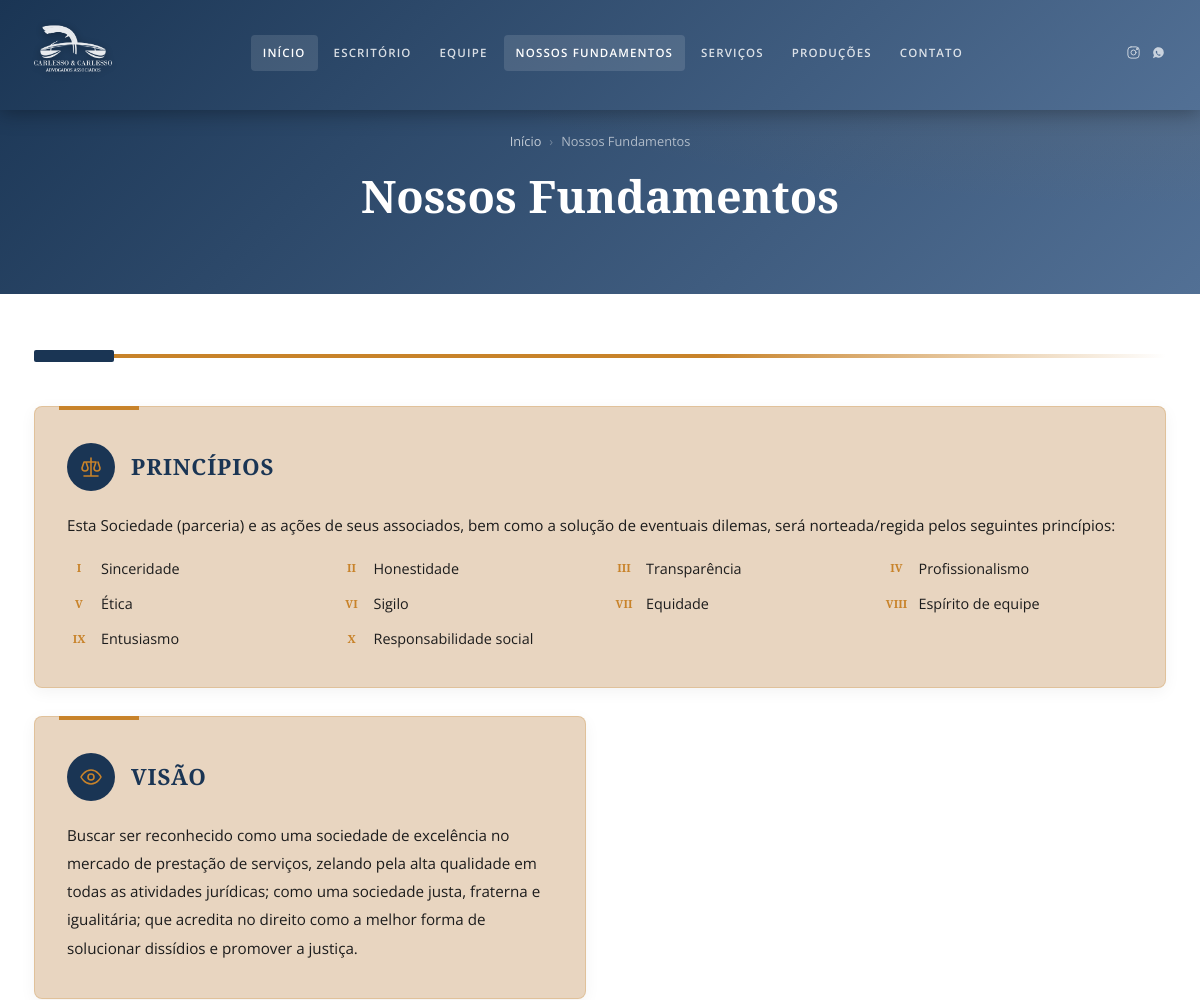
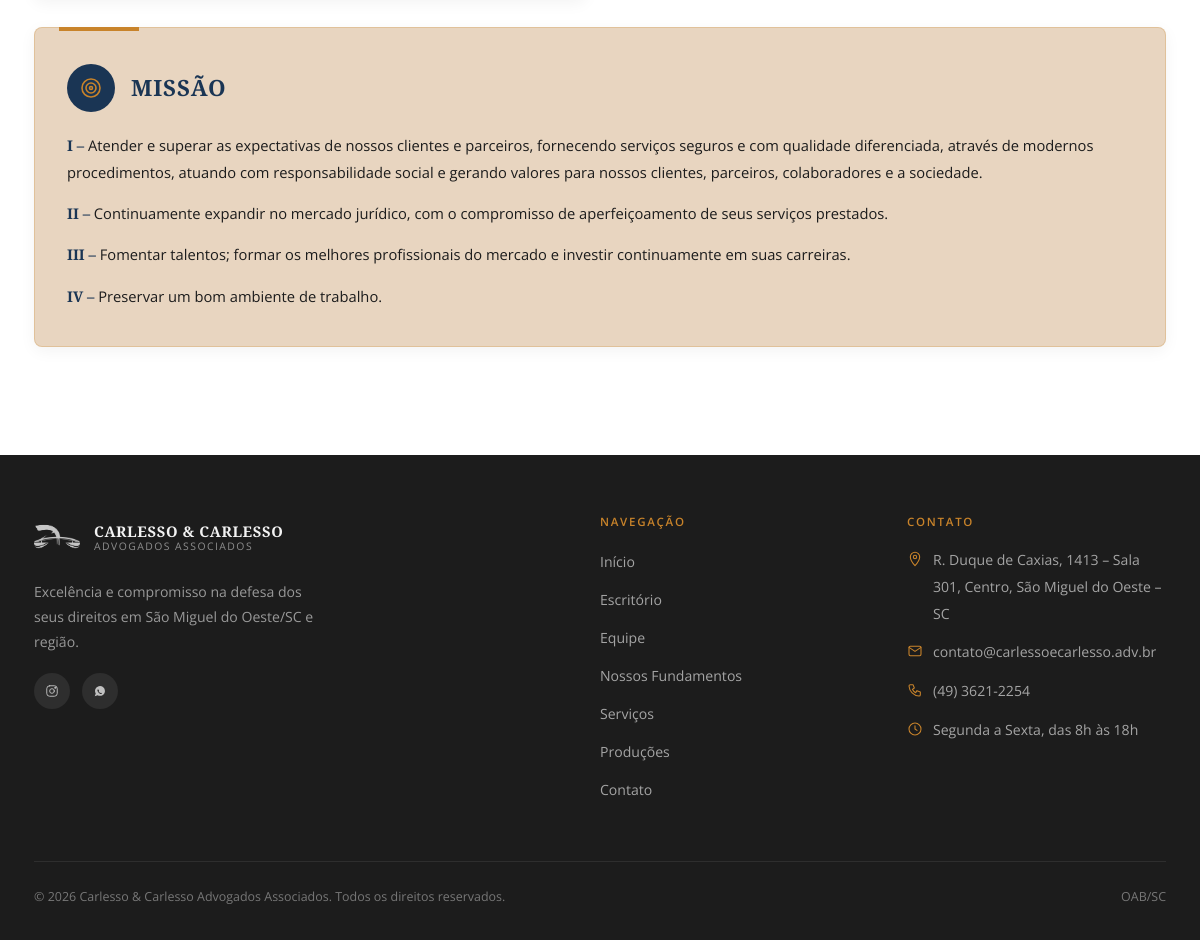
/fundamentos, run on the app's committed database (2 pictures, top to bottom).
### tables this page shows
CREATE TABLE `paginas` (
  `id`               INT(11)      NOT NULL AUTO_INCREMENT,
  `titulo`           VARCHAR(200) NOT NULL,
  `slug`             VARCHAR(120) NOT NULL,
  `conteudo`         LONGTEXT     DEFAULT NULL,
  `blocos`           LONGTEXT     DEFAULT NULL,
  `meta_title`       VARCHAR(255) DEFAULT NULL,
  `meta_description` VARCHAR(500) DEFAULT NULL,
  `status`           ENUM('publicado','rascunho') NOT NULL DEFAULT 'rascunho',
  `show_in_menu`     TINYINT(1)   NOT NULL DEFAULT 0,
  `menu_order`       INT(11)      NOT NULL DEFAULT 0,
  `created_at`       TIMESTAMP    NULL DEFAULT CURRENT_TIMESTAMP,
  `updated_at`       TIMESTAMP    NULL DEFAULT CURRENT_TIMESTAMP ON UPDATE CURRENT_TIMESTAMP,
  PRIMARY KEY (`id`),
  UNIQUE KEY `uk_slug` (`slug`),
  KEY `idx_status`    (`status`),
  KEY `idx_menu`      (`show_in_menu`,`menu_order`)
);

CREATE TABLE `conteudos` (
  `id`         INT(11)      NOT NULL AUTO_INCREMENT,
  `pagina`     VARCHAR(60)  NOT NULL,
  `secao`      VARCHAR(60)  NOT NULL,
  `titulo`     VARCHAR(200) DEFAULT NULL,
  `conteudo`   LONGTEXT     DEFAULT NULL,
  `imagem`     VARCHAR(255) DEFAULT NULL,
  `extra`      TEXT         DEFAULT NULL,
  `updated_at` TIMESTAMP    NULL DEFAULT CURRENT_TIMESTAMP ON UPDATE CURRENT_TIMESTAMP,
  PRIMARY KEY (`id`),
  UNIQUE KEY `uk_pagina_secao` (`pagina`,`secao`)
);

### src/Support/Env.php (called while the page is built, shortened)
<?php
final class Env
{
    public static function get(string $key, mixed $default = null): mixed
    {
        if (array_key_exists($key, $_ENV)) {
            return $_ENV[$key];
        }
        $val = getenv($key);
        return $val !== false ? $val : $default;
    }
}

### src/Support/Database.php (called while the page is built, shortened)
<?php
final class Database
{
    private static ?PDO $instance = null;
    public static function getInstance(): PDO
    {
        if (self::$instance === null) {
            $host    = Env::get('DB_HOST', 'localhost');
            $dbname  = Env::get('DB_NAME');
            $user    = Env::get('DB_USER');
            $pass    = Env::get('DB_PASS');
            $charset = Env::get('DB_CHARSET', 'utf8mb4');
            $dsn = "mysql:host=$host;dbname=$dbname;charset=$charset";
            $options = [
                PDO::ATTR_ERRMODE            => PDO::ERRMODE_EXCEPTION,
                PDO::ATTR_DEFAULT_FETCH_MODE => PDO::FETCH_ASSOC,
                PDO::ATTR_EMULATE_PREPARES   => false,
                PDO::MYSQL_ATTR_FOUND_ROWS   => true,
            ];
            try {
                self::$instance = new PDO($dsn, $user, $pass, $options);
            } catch (PDOException $e) {
                error_log('DB Connection Error: ' . $e->getMessage());
                if (defined('CARLESSO_INSTALL_MODE') || PHP_SAPI === 'cli') {
                    throw $e;
                }
                http_response_code(503);
                if (str_contains($_SERVER['REQUEST_URI'] ?? '', '/api/')) {
                    header('Content-Type: application/json; charset=utf-8');
                    echo json_encode(['error' => 'Serviço temporariamente indisponível.']);
                } else {
                    header('Content-Type: text/html; charset=utf-8');
                    echo '<!DOCTYPE html><meta charset="utf-8"><title>Em manutenção</title>';
                    echo '<body style="font-family:system-ui;text-align:center;padding:80px 20px;color:#1a3554">';
                    echo '<h1>Site em manutenção</h1><p>Voltamos em breve.</p></body>';
                }
                exit;
            }
        }
        return self::$instance;
    }
    public static function query(string $sql, array $params = []): PDOStatement
    {
        $stmt = self::getInstance()->prepare($sql);
        $stmt->execute($params);
        return $stmt;
    }
    public static function fetchOne(string $sql, array $params = []): ?array
    {
        $row = self::query($sql, $params)->fetch();
        return $row ?: null;
    }
}

### includes/functions.php (called while the page is built, shortened)
<?php
if (!function_exists('getPage')) {
    function getPage(string $slug): ?array
    {
        return Database::fetchOne(
            'SELECT * FROM paginas WHERE slug = ? AND status = "publicado" LIMIT 1',
            [$slug]
        );
    }
}
if (!function_exists('getContent')) {
    function getContent(string $pagina, string $secao): ?array
    {
        return Database::fetchOne(
            'SELECT * FROM conteudos WHERE pagina = ? AND secao = ? LIMIT 1',
            [$pagina, $secao]
        );
    }
}

### index.php (the view, shortened to what this page needs)
<?php
require_once __DIR__ . '/includes/functions.php';
$slug = trim($_GET['slug'] ?? '', '/');
$slug = $slug ?: 'inicio';
$slug = preg_replace('/[^a-z0-9_-]/', '', strtolower($slug));
$page    = getPage($slug);
include __DIR__ . '/templates/header.php';
echo '<main id="main-content">';
if ($slug === 'inicio') {
    include __DIR__ . '/templates/home.php';
} else {
    echo '<section class="page-header">
      <div class="container">
        <div class="breadcrumb">
          <a href="/">Início</a>
          <span class="sep">›</span>
          <span>' . e($page['titulo']) . '</span>
        </div>
        <h1>' . e($page['titulo']) . '</h1>
      </div>
    </section>';
    echo '<div class="page-content"><div class="container">';
    $templateFile = __DIR__ . '/templates/' . $slug . '.php';
    if (file_exists($templateFile)) {
        include $templateFile;
    }
    echo '</div></div>';
}
echo '</main>';
include __DIR__ . '/templates/footer.php';

### templates/fundamentos.php (shortened to what this page needs)
<?php
$missao = getContent('fundamentos', 'missao');
$visao  = getContent('fundamentos', 'visao');
$princ  = getContent('fundamentos', 'principios');
?>
<div class="gold-divider"></div>
<div class="fundamentos-layout">
  <article class="fundamento-card fundamento-card--full">
    <div class="fundamento-header">
      <div class="fundamento-icon"><?= svgIcon('scale') ?></div>
      <h3><?= e($princ['titulo'] ?? 'Princípios') ?></h3>
    </div>
    <p>Esta Sociedade (parceria) e as ações de seus associados, bem como a solução de eventuais dilemas, será norteada/regida pelos seguintes princípios:</p>
    <ul class="principios-list">
      <li><span>I</span> Sinceridade</li>
      <li><span>II</span> Honestidade</li>
      <li><span>III</span> Transparência</li>
      <li><span>IV</span> Profissionalismo</li>
      <li><span>V</span> Ética</li>
      <li><span>VI</span> Sigilo</li>
      <li><span>VII</span> Equidade</li>
      <li><span>VIII</span> Espírito de equipe</li>
      <li><span>IX</span> Entusiasmo</li>
      <li><span>X</span> Responsabilidade social</li>
    </ul>
  </article>
  <article class="fundamento-card">
    <div class="fundamento-header">
      <div class="fundamento-icon"><?= svgIcon('eye') ?></div>
      <h3><?= e($visao['titulo'] ?? 'Visão') ?></h3>
    </div>
    <p>
      <?= e($visao['conteudo'] ?? 'Buscar ser reconhecido como uma sociedade de excelência no mercado de prestação de serviços, zelando pela alta qualidade em todas as atividades jurídicas; como uma sociedade justa, fraterna e igualitária; que acredita no direito como a melhor forma de solucionar dissídios e promover a justiça.') ?>
    </p>
  </article>
  <article class="fundamento-card fundamento-card--missao">
    <div class="fundamento-header">
      <div class="fundamento-icon"><?= svgIcon('target') ?></div>
      <h3><?= e($missao['titulo'] ?? 'Missão') ?></h3>
    </div>
    <div class="missao-list">
      <p><strong>I –</strong> Atender e superar as expectativas de nossos clientes e parceiros, fornecendo serviços seguros e com qualidade diferenciada, através de modernos procedimentos, atuando com responsabilidade social e gerando valores para nossos clientes, parceiros, colaboradores e a sociedade.</p>
      <p><strong>II –</strong> Continuamente expandir no mercado jurídico, com o compromisso de aperfeiçoamento de seus serviços prestados.</p>
      <p><strong>III –</strong> Fomentar talentos; formar os melhores profissionais do mercado e investir continuamente em suas carreiras.</p>
      <p><strong>IV –</strong> Preservar um bom ambiente de trabalho.</p>
    </div>
  </article>
</div>

### assets/css/blocks.css (style rules this page uses)
:root { --bp-tablet: 1024px; --bp-mobile: 640px; --space-xs: 8px; --space-sm: 16px; --space-md: 24px; --space-lg: 40px; --space-xl: 64px; --space-xxl: 96px; --c-navy: #1a3554; --c-primary: #527095; --c-accent: #c8832a; --c-cream: #e8d5c0; --c-dark: #1c1c1c; --c-white: #ffffff; --c-text: #1c1c1c; --c-bg-soft: #f9fafb; --c-border: #e5e9ef; }

### data on the page
paginas: titulo "Nossos Fundamentos"
conteudos: titulo "PRINCÍPIOS"
conteudos: titulo "VISÃO", conteudo "Buscar ser reconhecido como uma sociedade de excelência no mercado de prestação de serviços, zelando pela alta qualidade em todas as atividades jurídicas; como uma sociedade justa, fraterna e igualitária; que acredita no direito como a melhor forma de solucionar dissídios e promover a justiça."
conteudos: titulo "MISSÃO"

### other printed values
$endereco "R. Duque de Caxias, 1413 – Sala 301, Centro, São Miguel do Oeste – SC"
$email "contato@carlessoecarlesso.adv.br"
$telefone "(49) 3621-2254"
$horario "Segunda a Sexta, das 8h às 18h"
$siteTitle "Carlesso & Carlesso Advogados Associados"
$footerText "Todos os direitos reservados."
